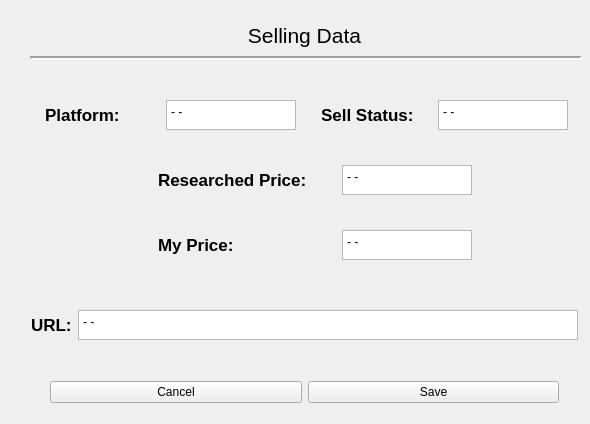
           <widget class="QWidget" name="pricing_info_tab">
            <attribute name="title">
             <string>Pricing Info</string>
            </attribute>
            <widget class="QWidget" name="layoutWidget_2">
             <property name="geometry">
              <rect>
               <x>30</x>
               <y>20</y>
               <width>549</width>
               <height>31</height>
              </rect>
             </property>
             <layout class="QVBoxLayout" name="sell_title_vert_layout">
              <property name="sizeConstraint">
               <enum>QLayout::SetMinimumSize</enum>
              </property>
              <property name="bottomMargin">
               <number>0</number>
              </property>
              <item>
               <widget class="QLabel" name="sell_data_label">
                <property name="minimumSize">
                 <size>
                  <width>0</width>
                  <height>20</height>
                 </size>
                </property>
                <property name="maximumSize">
                 <size>
                  <width>16777215</width>
                  <height>35</height>
                 </size>
                </property>
                <property name="font">
                 <font>
                  <pointsize>16</pointsize>
                 </font>
                </property>
                <property name="text">
                 <string>Selling Data</string>
                </property>
                <property name="alignment">
                 <set>Qt::AlignCenter</set>
                </property>
               </widget>
              </item>
             </layout>
            </widget>
            <widget class="QWidget" name="layoutWidget_3">
             <property name="geometry">
              <rect>
               <x>30</x>
               <y>90</y>
               <width>281</width>
               <height>51</height>
              </rect>
             </property>
             <layout class="QHBoxLayout" name="platform_hor_layout">
              <item>
               <widget class="QLabel" name="plat_label">
                <property name="maximumSize">
                 <size>
                  <width>100</width>
                  <height>30</height>
                 </size>
                </property>
                <property name="font">
                 <font>
                  <pointsize>13</pointsize>
                  <weight>75</weight>
                  <bold>true</bold>
                 </font>
                </property>
                <property name="text">
                 <string>Platform:</string>
                </property>
               </widget>
              </item>
              <item>
               <widget class="QPlainTextEdit" name="plat_pt_edit">
                <property name="maximumSize">
                 <size>
                  <width>130</width>
                  <height>30</height>
                 </size>
                </property>
                <property name="plainText">
                 <string>- -</string>
                </property>
                <property name="backgroundVisible">
                 <bool>false</bool>
                </property>
               </widget>
              </item>
             </layout>
            </widget>
            <widget class="QWidget" name="horizontalLayoutWidget_4">
             <property name="geometry">
              <rect>
               <x>150</x>
               <y>150</y>
               <width>331</width>
               <height>61</height>
              </rect>
             </property>
             <layout class="QHBoxLayout" name="research_hor_layout">
              <item>
               <widget class="QLabel" name="research_price_label">
                <property name="maximumSize">
                 <size>
                  <width>170</width>
                  <height>30</height>
                 </size>
                </property>
                <property name="font">
                 <font>
                  <pointsize>13</pointsize>
                  <weight>75</weight>
                  <bold>true</bold>
                 </font>
                </property>
                <property name="text">
                 <string>Researched Price:</string>
                </property>
               </widget>
              </item>
              <item>
               <widget class="QPlainTextEdit" name="research_pt_edit">
                <property name="maximumSize">
                 <size>
                  <width>130</width>
                  <height>30</height>
                 </size>
                </property>
                <property name="plainText">
                 <string>- -</string>
                </property>
                <property name="backgroundVisible">
                 <bool>false</bool>
                </property>
               </widget>
              </item>
             </layout>
            </widget>
            <widget class="QWidget" name="horizontalLayoutWidget_5">
             <property name="geometry">
              <rect>
               <x>150</x>
               <y>210</y>
               <width>331</width>
               <height>71</height>
              </rect>
             </property>
             <layout class="QHBoxLayout" name="my_price_hor_layout">
              <item>
               <widget class="QLabel" name="my_price_label">
                <property name="maximumSize">
                 <size>
                  <width>170</width>
                  <height>30</height>
                 </size>
                </property>
                <property name="font">
                 <font>
                  <pointsize>13</pointsize>
                  <weight>75</weight>
                  <bold>true</bold>
                 </font>
                </property>
                <property name="text">
                 <string>My Price:</string>
                </property>
               </widget>
              </item>
              <item>
               <widget class="QPlainTextEdit" name="my_price_pt_edit">
                <property name="maximumSize">
                 <size>
                  <width>130</width>
                  <height>30</height>
                 </size>
                </property>
                <property name="plainText">
                 <string>- -</string>
                </property>
                <property name="backgroundVisible">
                 <bool>false</bool>
                </property>
               </widget>
              </item>
             </layout>
            </widget>
            <widget class="QWidget" name="horizontalLayoutWidget_6">
             <property name="geometry">
              <rect>
               <x>30</x>
               <y>290</y>
               <width>551</width>
               <height>71</height>
              </rect>
             </property>
             <layout class="QHBoxLayout" name="url_hor_layout">
              <item>
               <widget class="QLabel" name="url_label">
                <property name="maximumSize">
                 <size>
                  <width>40</width>
                  <height>30</height>
                 </size>
                </property>
                <property name="font">
                 <font>
                  <pointsize>13</pointsize>
                  <weight>75</weight>
                  <bold>true</bold>
                 </font>
                </property>
                <property name="text">
                 <string>URL:</string>
                </property>
               </widget>
              </item>
              <item>
               <widget class="QPlainTextEdit" name="url_pt_edit">
                <property name="maximumSize">
                 <size>
                  <width>500</width>
                  <height>30</height>
                 </size>
                </property>
                <property name="plainText">
                 <string>- -</string>
                </property>
                <property name="backgroundVisible">
                 <bool>false</bool>
                </property>
               </widget>
              </item>
             </layout>
            </widget>
            <widget class="QWidget" name="horizontalLayoutWidget_9">
             <property name="geometry">
              <rect>
               <x>50</x>
               <y>370</y>
               <width>509</width>
               <height>45</height>
              </rect>
             </property>
             <layout class="QHBoxLayout" name="price_button_hor_layout">
              <item>
               <widget class="QPushButton" name="price_cancel">
                <property name="text">
                 <string>Cancel</string>
                </property>
               </widget>
              </item>
              <item>
               <widget class="QPushButton" name="price_save">
                <property name="text">
                 <string>Save</string>
                </property>
               </widget>
              </item>
             </layout>
            </widget>
            <widget class="QWidget" name="layoutWidget_13">
             <property name="geometry">
              <rect>
               <x>310</x>
               <y>90</y>
               <width>271</width>
               <height>51</height>
              </rect>
             </property>
             <layout class="QHBoxLayout" name="sell_stat_hor_layout">
              <item>
               <widget class="QLabel" name="sell_label">
                <property name="maximumSize">
                 <size>
                  <width>100</width>
                  <height>30</height>
                 </size>
                </property>
                <property name="font">
                 <font>
                  <pointsize>13</pointsize>
                  <weight>75</weight>
                  <bold>true</bold>
                 </font>
                </property>
                <property name="text">
                 <string>Sell Status:</string>
                </property>
               </widget>
              </item>
              <item>
               <widget class="QPlainTextEdit" name="sell_stat_pt_edit">
                <property name="maximumSize">
                 <size>
                  <width>130</width>
                  <height>30</height>
                 </size>
                </property>
                <property name="plainText">
                 <string>- -</string>
                </property>
                <property name="backgroundVisible">
                 <bool>false</bool>
                </property>
               </widget>
              </item>
             </layout>
            </widget>
            <widget class="Line" name="selling_line">
             <property name="geometry">
              <rect>
               <x>30</x>
               <y>50</y>
               <width>551</width>
               <height>16</height>
              </rect>
             </property>
             <property name="lineWidth">
              <number>2</number>
             </property>
             <property name="orientation">
              <enum>Qt::Horizontal</enum>
             </property>
            </widget>
           </widget>
